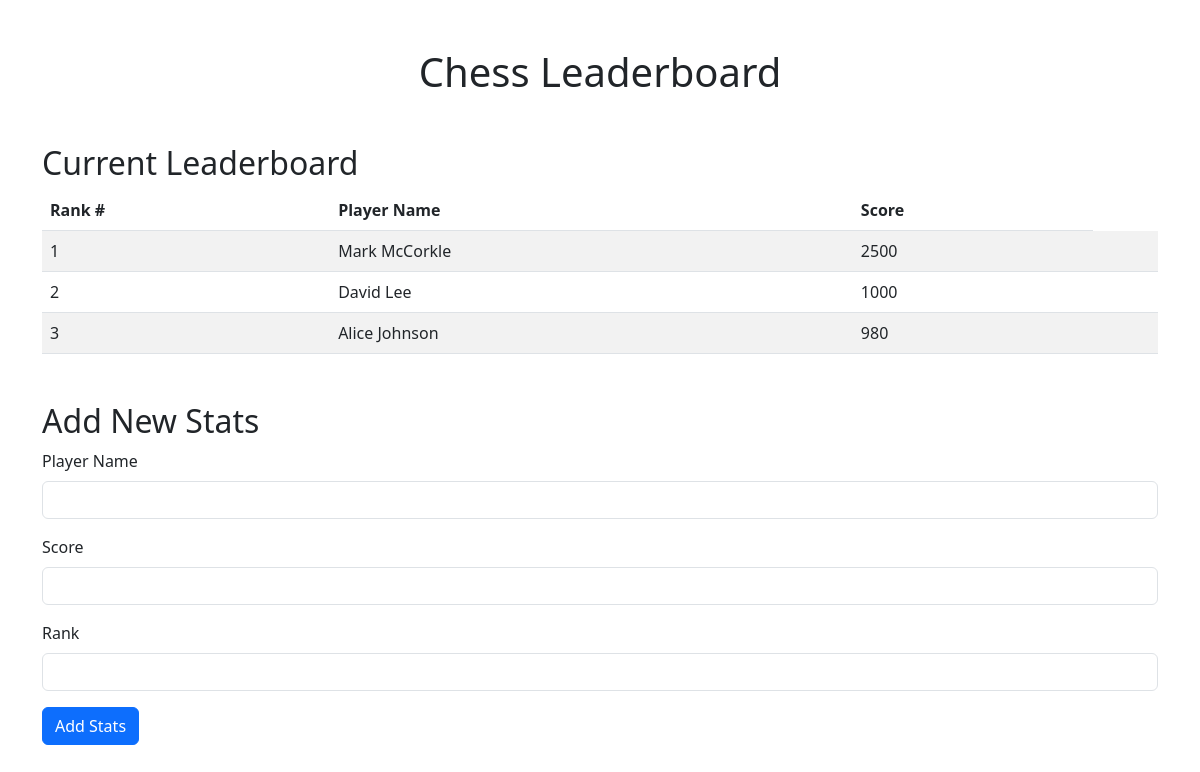
The app's page /leaderboard/Chess with its own data.
### tables this page shows
CREATE TABLE leaderboard (
    leaderboard_id INTEGER PRIMARY KEY AUTOINCREMENT,
    game_id INTEGER,
    player_name TEXT NOT NULL,
    score INTEGER NOT NULL,
    rank INTEGER,
    FOREIGN KEY (game_id) REFERENCES games(game_id)
);

### app.py (the view)
@app.route('/leaderboard/<game_name>', methods=['GET', 'POST'])
def leaderboard(game_name):
    if request.method == 'POST':
        player_name = request.form['player_name']
        score = request.form['score']
        rank = request.form['rank']
        add_leaderboard_entry(game_name, player_name, score, rank)
        return redirect(url_for('leaderboard', game_name=game_name))
    leaderboard_data = get_leaderboard_data(game_name)
    return render_template('leaderboard.html', game_name=game_name, leaderboard=leaderboard_data)

### app.py (called while the page is built)
def get_leaderboard_data(game_name):
    conn = sqlite3.connect('MSD-P01-LeaderBoard.sqlite')
    cursor = conn.cursor()
    cursor.execute("""
        SELECT l.rank, l.player_name, l.score
        FROM leaderboard l
        JOIN games g ON l.game_id = g.game_id
        WHERE g.game_name = ?
        ORDER BY l.rank
    """, (game_name,))
    rows = cursor.fetchall()
    conn.close()
    return rows

### templates/leaderboard.html (shortened to what this page needs)
<!DOCTYPE html>
<html lang="en">
<head>
    <link href="https://cdn.jsdelivr.net/npm/bootstrap@5.3.0-alpha1/dist/css/bootstrap.min.css" rel="stylesheet">
</head>
<body>
    <div class="container mt-5">
        <h1 class="text-center mb-4">{{ game_name }} Leaderboard</h1>
        <h2 class="mt-5">Current Leaderboard</h2>
        <table class="table table-striped">
            <thead>
                <tr>
                    <th>Rank #</th>
                    <th>Player Name</th>
                    <th>Score</th>
                </tr>
            </thead>
            <tbody>
                {% for entry in leaderboard %}
                    <tr>
                        <td>{{ entry[0] }}</td>
                        <td>{{ entry[1] }}</td>
                        <td>{{ entry[2] }}</td>
                        <td>{{ entry[3] }}</td>
                    </tr>
                {% endfor %}
            </tbody>
        </table>
        <h2 class="mt-5">Add New Stats</h2>
        <form action="/leaderboard/{{ game_name }}" method="POST">
            <div class="mb-3">
                <label for="player_name" class="form-label">Player Name</label>
                <input type="text" class="form-control" id="player_name" name="player_name" required>
            </div>
            <div class="mb-3">
                <label for="score" class="form-label">Score</label>
                <input type="number" class="form-control" id="score" name="score" required>
            </div>
            <div class="mb-3">
                <label for="rank" class="form-label">Rank</label>
                <input type="number" class="form-control" id="rank" name="rank" required>
            </div>
            <button type="submit" class="btn btn-primary">Add Stats</button>
        </form>
    </div>
</body>
</html>

### records on screen
leaderboard: rank "1", player_name "Mark McCorkle", score "2500"
leaderboard: rank "2", player_name "David Lee", score "1000"
leaderboard: rank "3", player_name "Alice Johnson", score "980"

### other values on screen
{{ game_name }} "Chess"
